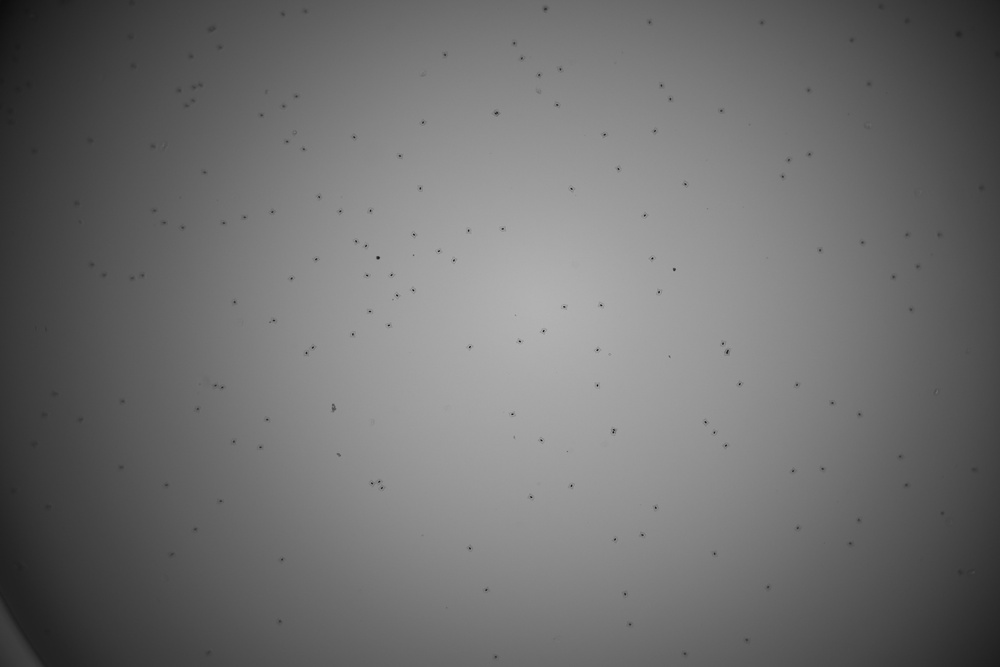
#> input picture image_processing/W_A1_0_3.jpg, 1000 x 667 px, shrunk from 5472 x 3648 before the run
$ python 0.img_base_meth.py
#> lines starting #> are read from the running program, lines starting #| are printed output that depends on the picture; after the words box and inside, x2 and y2 are one past the last pixel; in counts of white or black regions, pixels touching at a corner belong together
import cv2
import numpy as np
from matplotlib import pyplot as plt

# 1. 讀取圖片→轉成灰階
img = cv2.imread("W_A1_0_3.jpg")
#> img is the input picture: shape (667, 1000, 3); min 12, max 182, mean 110.6
# img_gray = cv2.cvtColor(img, cv2.COLOR_BGR2GRAY) #0 is black ; 255 is white 0~255不同的灰

# 1-2. 直接讀取成灰階
# img = cv2.imread("W_A1_0_3.jpg", flags=cv2.IMREAD_GRAYSCALE)
# img = cv2.imread("W_A1_0_3.jpg",0) #直接讀取成單通道

# 2.顯示圖片
# cv2.imshow("result",img)
# cv2.waitKey(0)

# # 定義圖片的高度與寬度、中心
# height = img.shape[0]
# width = img.shape[1]
# center = (int(height/2),int(width/2))


# -------------------------------------------------------------------

# # 圖像屬性
# print(img.shape) # 3648*5472 3通道

# # 像素總數
# print(img.size)

# # 圖像類型
# print(img.dtype) #uint8


# # (x,y)位置的像素
# px = img[100,100]
# print(px) # 顯示 BGR[25 25 25]

# # 顏色讀取
# blue = img[100,100,0]
# green = img[100,100,1]
# red = img[100,100,2]
# print(blue,green,red)

# # 修改像素值
# img[100,100] = [255,255,255]
# print(img[100,100])


# # 圖像感興趣區域ROI
# ball = img[280:340, 330:390] #(280,340)到(330,390)框選矩形

# 拆分和合併圖像通道
# b,g,r = cv2.split(img)

# -------------------------------

# print(img_gray[100,100])

# # cv2 is BGR ; matplotlib is RGB
# # 做色彩轉換
# img_mat = cv2.cvtColor(img,cv2.COLOR_BGR2RGB)
# plt.imshow(img) #相反顏色
# plt.show()
# plt.imshow(img_mat) # 正確顏色
# plt.show()

# ----------------直方圖-----------------------


# # 畫第一個圖
# plt.subplot(221)
# img_mat = cv2.cvtColor(img,cv2.COLOR_BGR2RGB) #轉乘RGB
# plt.imshow(img_mat)

# # 畫第二個圖
# plt.subplot(222)
# img_gray = cv2.cvtColor(img_mat,cv2.COLOR_RGB2GRAY) # 轉成灰度
# plt.imshow(img_gray)

# # 畫第三個圖
# plt.subplot(223)
# plt.hist(img.ravel(),256),plt.title("hist") # img.ravel() 多維陣列轉一維; 畫素級: 256, 表示[0,255]

# # 畫第四個圖
# plt.subplot(224)
# plt.hist(img_gray.ravel(),256),plt.title("hist")
# plt.show()

# -------------------cv2-------------------------------------------------

import cv2
import numpy as np


# # 1. 讀取圖片→轉成灰階
# img = cv2.imread("W_A1_0_3.jpg")
# img_gray = cv2.cvtColor(img, cv2.COLOR_BGR2GRAY)

# 1-2. 直接讀取成灰階
# img = cv2.imread("W_A1_0_3.jpg", flags=cv2.IMREAD_GRAYSCALE)
# img = cv2.imread("W_A1_0_3.jpg",0)

# 2.顯示圖片
# cv2.imshow("result",img)
# cv2.waitKey(0)

# --------------------------------------------------------------------------------

# 讀取灰階圖片
img = cv2.imread("W_A1_0_3.jpg",0)
#> img: shape (667, 1000); min 12, max 182, mean 110.6

# 二值化
# cv2.threshold(img,閥值,填充色,閥值類型) #要讀取灰度圖
# ret要加
ret, Threshold1 = cv2.threshold(img,172,255,cv2.THRESH_BINARY)
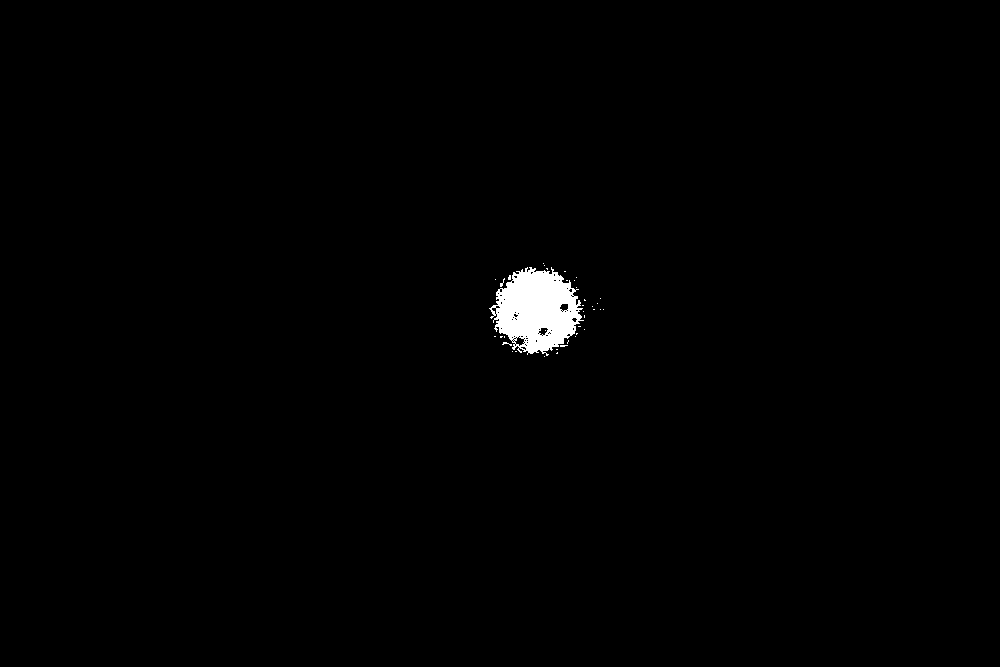
#> Threshold1: shape (667, 1000); 0.81% white; 38 white regions (37 under 20 px), largest, box (x1, y1, x2, y2) and area: (489, 267, 584, 356) 5308

# Otsu's閥值
ret2, Threshold2 = cv2.threshold(img,0,255,cv2.THRESH_BINARY+cv2.THRESH_OTSU)
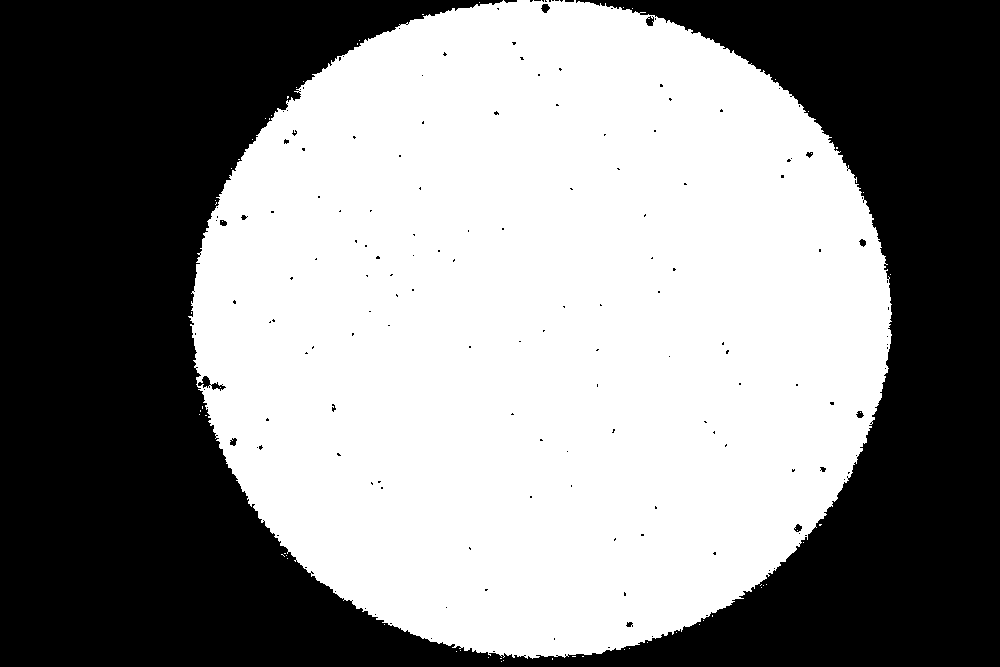
#> Threshold2: shape (667, 1000); 53.8% white; 164 black regions (150 under 20 px), largest, box (x1, y1, x2, y2) and area: (0, 0, 1000, 667) 306783, (198, 376, 226, 391) 146, (646, 16, 654, 26) 57
#> ret2 = 108

# 11為block size(計算閥值的區域大小)，2為C值(閥值=平均值-C)
Threshold3 = cv2.adaptiveThreshold(img,255,cv2.ADAPTIVE_THRESH_MEAN_C , cv2.THRESH_BINARY,11,2 )
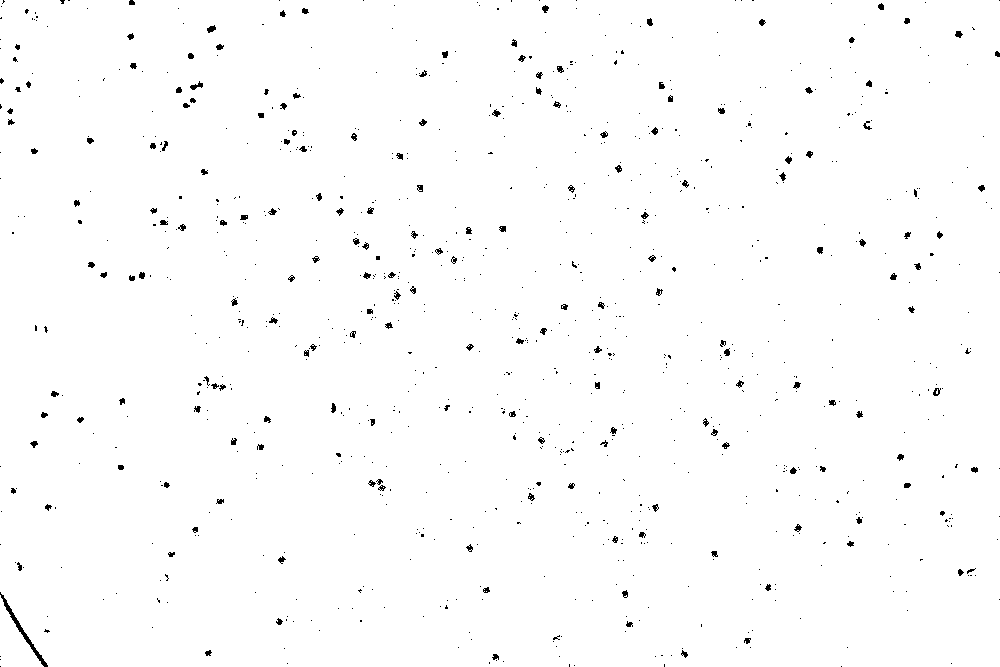
#> Threshold3: shape (667, 1000); 98.9% white; black in thin lines or dots
Threshold4 = cv2.adaptiveThreshold(img,255,cv2.ADAPTIVE_THRESH_GAUSSIAN_C , cv2.THRESH_BINARY,11,2)
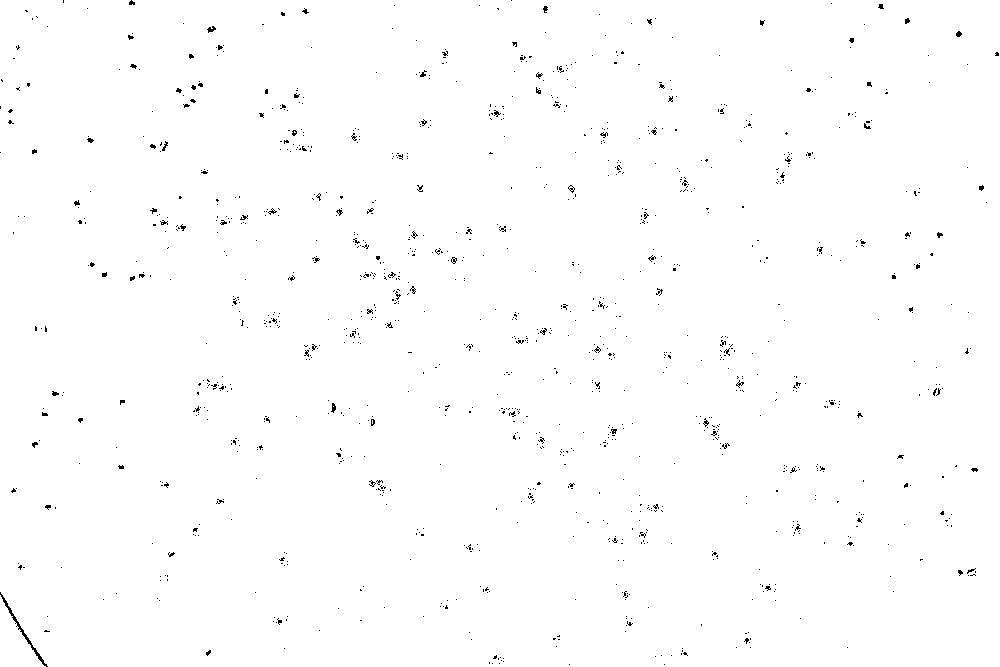
#> Threshold4: shape (667, 1000); 99.3% white; black in thin lines or dots

titles = ['original image', 'global thresholding (v=127)', 'otus thresholding','Adaptive mean thresholding', 'adaptive gaussian thresholding']
images = [img,Threshold1,Threshold2,Threshold3,Threshold4]

# matplotlib輸出
for i in range(5):
    plt.subplot(2,3,i+1), plt.imshow(images[i],"gray")
    plt.title(titles[i])
    plt.xticks([]),plt.yticks([]) #不畫X,y
plt.show()

# [19 lines of commented-out code are left out]
